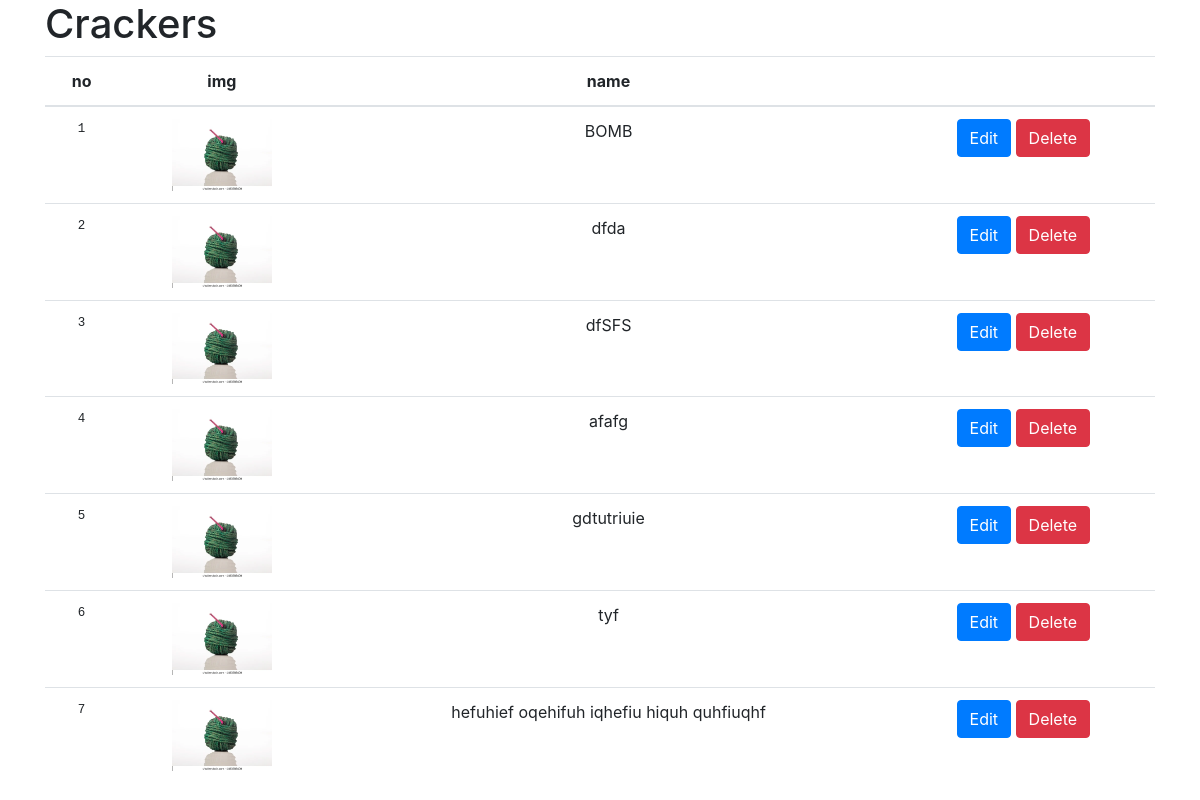
The page /crackaddv on the database its author committed.
### fireapp/models.py (models this page shows, shortened)
class Crackers(models.Model):
    image = models.ImageField(upload_to='crackimages/')
    name = models.CharField(max_length=100)

### fireapp/views.py (the view)
# urls.py: path("crackaddv",views.crackeradminview,name="crackeradminview"),
def crackeradminview(request):
    crackers=Crackers.objects.all()
    return render(request,'crackerstable.html',{"crack":crackers})

### templates/crackerstable.html (shortened to what this page needs)
{% block content %}
<!DOCTYPE html>
<html>
<head>
  <link rel="stylesheet" href="https://maxcdn.bootstrapcdn.com/bootstrap/4.5.2/css/bootstrap.min.css">
</head>
<body>
  <div class="container">
    <h1>Crackers</h1>
    <table class="table">
      <thead>
        <tr>
          <th>no</th>
          <th>img</th>
          <th>name</th>
          <th></th>
        </tr>
      </thead>
      <tbody>
        {% for i in crack %}
        <tr>
            <td style="font-size:12.5px;"><tt>{{forloop.counter}}</tt></td>
          <td><img src="{{ i.image.url }}" alt="Product Image" class="product-image"></td>
          <td>{{ i.name }}</td>
          <td>
            <button type="button" class="btn btn-primary" onclick="editRow(this)">Edit</button>
            <a type="button" class="btn btn-danger" href="crackaddv/{{i.id}}">Delete</a>
          </td>
        </tr>
        {% endfor %}
      </tbody>
    </table>
  </div>
</body>
</html>
{% endblock %}

### templates/crackerstable.html (style rules this page uses)
th, td { text-align: center; vertical-align: middle; }
.product-image { max-width: 100px; max-height: 100px; }

### rows shown on the page
Crackers: image (picture), name "BOMB"
Crackers: image (picture), name "dfda"
Crackers: image (picture), name "dfSFS"
Crackers: image (picture), name "afafg"
Crackers: image (picture), name "gdtutriuie"
Crackers: image (picture), name "tyf"
Crackers: image (picture), name "hefuhief oqehifuh iqhefiu hiquh quhfiuqhf"
